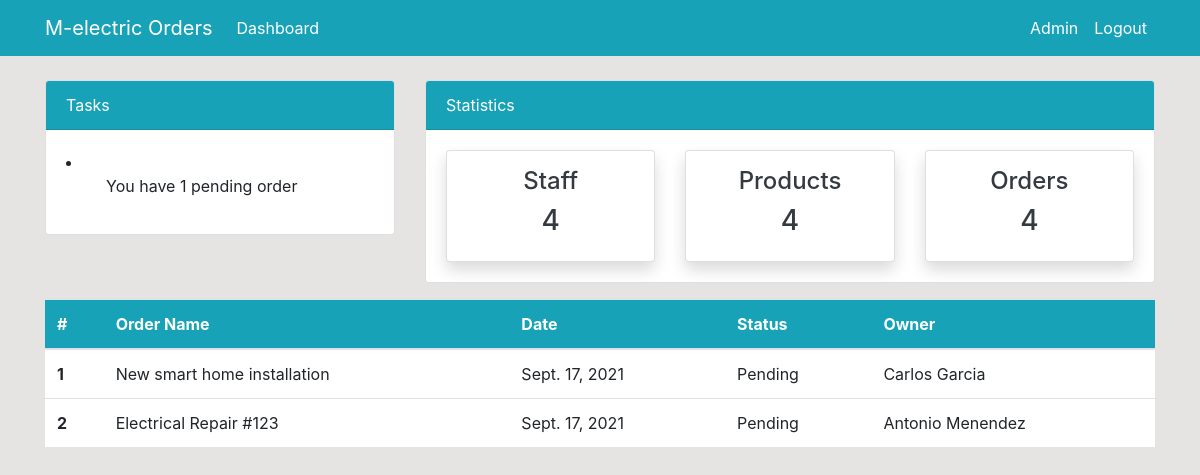
The app's page /orders (signed in) with its own data.
### dashboard/models.py (models this page shows, shortened)
class Order(models.Model):
	description = models.CharField('Order Description', max_length=100)
	status = models.CharField('Status', max_length=50, choices=STATUS)
	approval_date = models.DateTimeField('Approval Date')
	user = models.ForeignKey(PedidosUser, blank=True, null=True, on_delete=models.CASCADE)
	products = models.ManyToManyField(Product, blank=True)
	created = models.DateTimeField(auto_now_add=True)

class PedidosUser(models.Model):
	email = models.EmailField('Email')
	user = models.CharField('User', max_length=50)
	passwd = models.CharField('Password', max_length=50)
	f_name = models.CharField('First Name', max_length=50)
	l_name = models.CharField('Last Name', max_length=50)
	b_day = models.DateTimeField('Birth Date')
	position = models.CharField('Position', max_length=50)
	def __str__(self):
		return self.f_name + ' ' + self.l_name

### dashboard/views.py (the view)
# urls.py: path('orders', views.orders, name='orders'),
@login_required
def orders(request):
    orders_list = Order.objects.all()
    return render(request, 'dashboard/orders.html', {'orders_list':orders_list})

### templates/dashboard/orders.html (shortened to what this page needs)
{% extends 'partials/base.html' %}
{% block content %}
{% include 'partials/topnav.html' %}
    <div class="container">
        <div class="row my-3">
            <div class="col-md-12">
                <table class="table bg-white">
                    <thead class="bg-info">
                        <tr class="text-white">
                            <th scope="col">#</th>
                            <th scope="col">Order Name</th>
                            <th scope="col">Date</th>
                            <th scope="col">Status</th>
                            <th scope="col">Owner</th>
                        </tr>
                    </thead>
                    <tbody>
                        {% for order in orders_list %}
                        <tr>
                            <th scope="row">{{ forloop.counter }}</th>
                            <td>{{ order.description }}</td>
                            <td>{{ order.approval_date.date }}</td>
                            <td>{{ order.status }}</td>
                            <td>{{ order.user }}</td>
                        </tr>
                        {% endfor %}
                    </tbody>
                </table>
            </div>
        </div>
    </div>
{% endblock %}

### static/style.css (style rules this page uses)
body { background: rgb(230, 227, 227); }

### records on screen
Order: description "New smart home installation", approval_date "Sept. 17, 2021", status "Pending", user "Carlos Garcia"
Order: description "Electrical Repair #123", approval_date "Sept. 17, 2021", status "Pending", user "Antonio Menendez"
